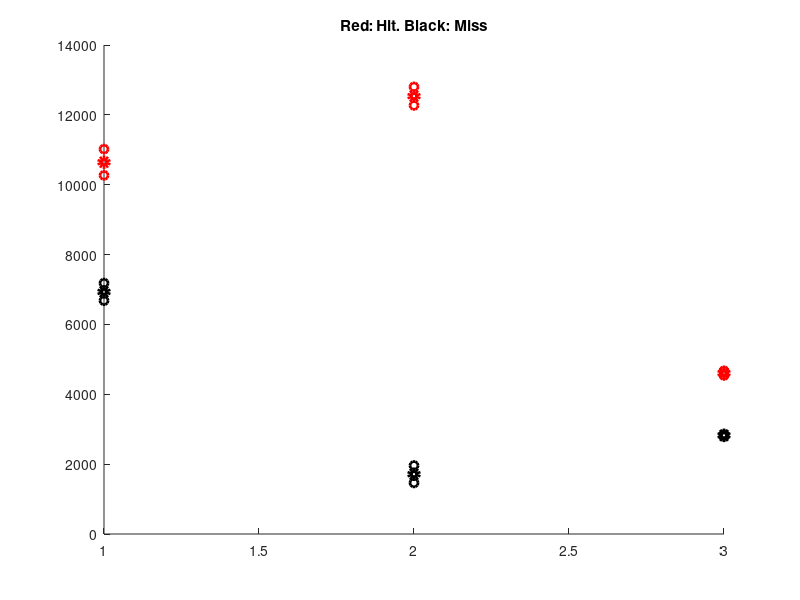

The MATLAB source for this figure:
% organize data 
avStimPlumeSize_Hit = [70899.6386,5637.2931,1837.4721,6600.6280,11924.8850,6461.5015,1733.5736,21941.0879,438.0547,2787.6207,7247.8139,9059.7673,1652.6609,796.4631];
avPeriRewPlumeSize_Hit = [128463.9966,55344.0135,16422.2253,7974.2207,13293.9636,19419.2673,7902.9141,5976.2443,3300.3140,2048.7688,1733.5736,3659.7665,2469.0290,418.1431,398.2315,11827.4764,338.4968,2050.8924,537.6126,1075.2251,358.4084,497.7894,2807.5323];
avPostRewPlumeSize_Hit = [9255.6835,10762.9065,5655.1326,23708.7422,2533.2140,1052.5326,12117.5043,4868.0147,2013.7471,4202.6026,2363.9640,2574.0941,1558.4651,1418.3784,1698.5519,1418.3784,1453.4001,676.9936,2429.2123,358.4084];

avStimPlumeSize_Miss = [642.2233,249.7535,428.1488,107.0372,20067.4276,4692.9063,18929.2227,4868.0147,19851.8418,3225.6754,3185.8522];
avPeriRewPlumeSize_Miss = [160.5558,3121.9187,160.5558,160.5558,4955.5689];
avPostRewPlumeSize_Miss = [3956.5216,9055.6444,124.8767,606.5442,463.8279,802.7791,2943.5233,196.2349,196.2349,124.8767,338.9512,142.7163,3425.1907,160.5558,11837.3307,4938.0581,5218.2316,4150.0701,7547.1739,1792.0419,2787.6207,1314.1641];

% jack knife to get jack knifed averages (when jack knifing remove entire
% mouse from all time epochs at once) 
inds = 1:length(avStimPlumeSize_Hit);
AvStimPlumeSize_Hit = nan(1,length(avStimPlumeSize_Hit));
for j = inds
    AvStimPlumeSize_Hit(j) = mean(avStimPlumeSize_Hit(setdiff(1:end,j)));
end 
inds = 1:length(avPeriRewPlumeSize_Hit);
AvPeriRewPlumeSize_Hit = nan(1,length(avPeriRewPlumeSize_Hit));
for j = inds
    AvPeriRewPlumeSize_Hit(j) = mean(avPeriRewPlumeSize_Hit(setdiff(1:end,j)));
end 
inds = 1:length(avPostRewPlumeSize_Hit);
AvPostRewPlumeSize_Hit = nan(1,length(avPostRewPlumeSize_Hit));
for j = inds
    AvPostRewPlumeSize_Hit(j) = mean(avPostRewPlumeSize_Hit(setdiff(1:end,j)));
end 

inds = 1:length(avStimPlumeSize_Miss);
AvStimPlumeSize_Miss = nan(1,length(avStimPlumeSize_Miss));
for j = inds
    AvStimPlumeSize_Miss(j) = mean(avStimPlumeSize_Miss(setdiff(1:end,j)));
end 
inds = 1:length(avPeriRewPlumeSize_Miss);
AvPeriRewPlumeSize_Miss = nan(1,length(avPeriRewPlumeSize_Miss));
for j = inds
    AvPeriRewPlumeSize_Miss(j) = mean(avPeriRewPlumeSize_Miss(setdiff(1:end,j)));
end 
inds = 1:length(avPostRewPlumeSize_Miss);
AvPostRewPlumeSize_Miss = nan(1,length(avPostRewPlumeSize_Miss));
for j = inds
    AvPostRewPlumeSize_Miss(j) = mean(avPostRewPlumeSize_Miss(setdiff(1:end,j)));
end 

% determine the average and SE of the jack knifed averages 
avJStimPlumes_Hit = mean(AvStimPlumeSize_Hit);
avJPeriRewPlumes_Hit = mean(AvPeriRewPlumeSize_Hit);
avJPostRewPlumes_Hit = mean(AvPostRewPlumeSize_Hit);

avJStimPlumes_Miss = mean(AvStimPlumeSize_Miss);
avJPeriRewPlumes_Miss = mean(AvPeriRewPlumeSize_Miss); 
avJPostRewPlumes_Miss = mean(AvPostRewPlumeSize_Miss); 

SEMstim_Hit = (std(AvStimPlumeSize_Hit))/(sqrt(size(AvStimPlumeSize_Hit,2)));
SEMperiRew_Hit = (std(AvPeriRewPlumeSize_Hit))/(sqrt(size(AvPeriRewPlumeSize_Hit,2)));
SEMpostRew_Hit = (std(AvPostRewPlumeSize_Hit))/(sqrt(size(AvPostRewPlumeSize_Hit,2)));

SEMstim_Miss = (std(AvStimPlumeSize_Miss))/(sqrt(size(AvStimPlumeSize_Miss,2)));
SEMperiRew_Miss = (std(AvPeriRewPlumeSize_Miss))/(sqrt(size(AvPeriRewPlumeSize_Miss,2)));
SEMpostRew_Miss = (std(AvPostRewPlumeSize_Miss))/(sqrt(size(AvPostRewPlumeSize_Miss,2)));

figure
scatter([1,2,3],[avJStimPlumes_Hit,avJPeriRewPlumes_Hit,avJPostRewPlumes_Hit],'LineWidth',4,'MarkerFaceColor','none','MarkerEdgeColor','red')
hold on; 
scatter([1,2,3],[avJStimPlumes_Hit+SEMstim_Hit,avJPeriRewPlumes_Hit+SEMperiRew_Hit,avJPostRewPlumes_Hit+SEMpostRew_Hit],'LineWidth',2,'MarkerFaceColor','none','MarkerEdgeColor','red')
hold on; 
scatter([1,2,3],[avJStimPlumes_Hit-SEMstim_Hit,avJPeriRewPlumes_Hit-SEMperiRew_Hit,avJPostRewPlumes_Hit-SEMpostRew_Hit],'LineWidth',2,'MarkerFaceColor','none','MarkerEdgeColor','red')
hold on;
scatter([1,2,3],[avJStimPlumes_Miss,avJPeriRewPlumes_Miss,avJPostRewPlumes_Miss],'LineWidth',4,'MarkerFaceColor','none','MarkerEdgeColor','black')
hold on; 
scatter([1,2,3],[avJStimPlumes_Miss+SEMstim_Miss,avJPeriRewPlumes_Miss+SEMperiRew_Miss,avJPostRewPlumes_Miss+SEMpostRew_Miss],'LineWidth',2,'MarkerFaceColor','none','MarkerEdgeColor','black')
hold on; 
scatter([1,2,3],[avJStimPlumes_Miss-SEMstim_Miss,avJPeriRewPlumes_Miss-SEMperiRew_Miss,avJPostRewPlumes_Miss-SEMpostRew_Miss],'LineWidth',2,'MarkerFaceColor','none','MarkerEdgeColor','black')
title('Red: Hit. Black: Miss')
% set(gca, 'yscale','log') 

% wilcoxon rank sum test of jack knifed data (independent) 
p_stimVsPeriRew_Hit = ranksum(AvStimPlumeSize_Hit,AvPeriRewPlumeSize_Hit);
p_stimVsPostRew_Hit = ranksum(AvStimPlumeSize_Hit,AvPostRewPlumeSize_Hit);
p_periRewVsPostRew_Hit = ranksum(AvPeriRewPlumeSize_Hit,AvPostRewPlumeSize_Hit);

p_stimVsPeriRew_Miss = ranksum(AvStimPlumeSize_Miss,AvPeriRewPlumeSize_Miss);
p_stimVsPostRew_Miss = ranksum(AvStimPlumeSize_Miss,AvPostRewPlumeSize_Miss);
p_PeriRewVsPostRew_Miss = ranksum(AvPeriRewPlumeSize_Miss,AvPostRewPlumeSize_Miss);

p_stim_HitVsMiss = ranksum(AvStimPlumeSize_Hit,AvStimPlumeSize_Miss);
p_periRew_HitVsMiss = ranksum(AvPeriRewPlumeSize_Hit,AvPeriRewPlumeSize_Miss);
p_postRew_HitVsMiss = ranksum(AvPostRewPlumeSize_Hit,AvPostRewPlumeSize_Miss);